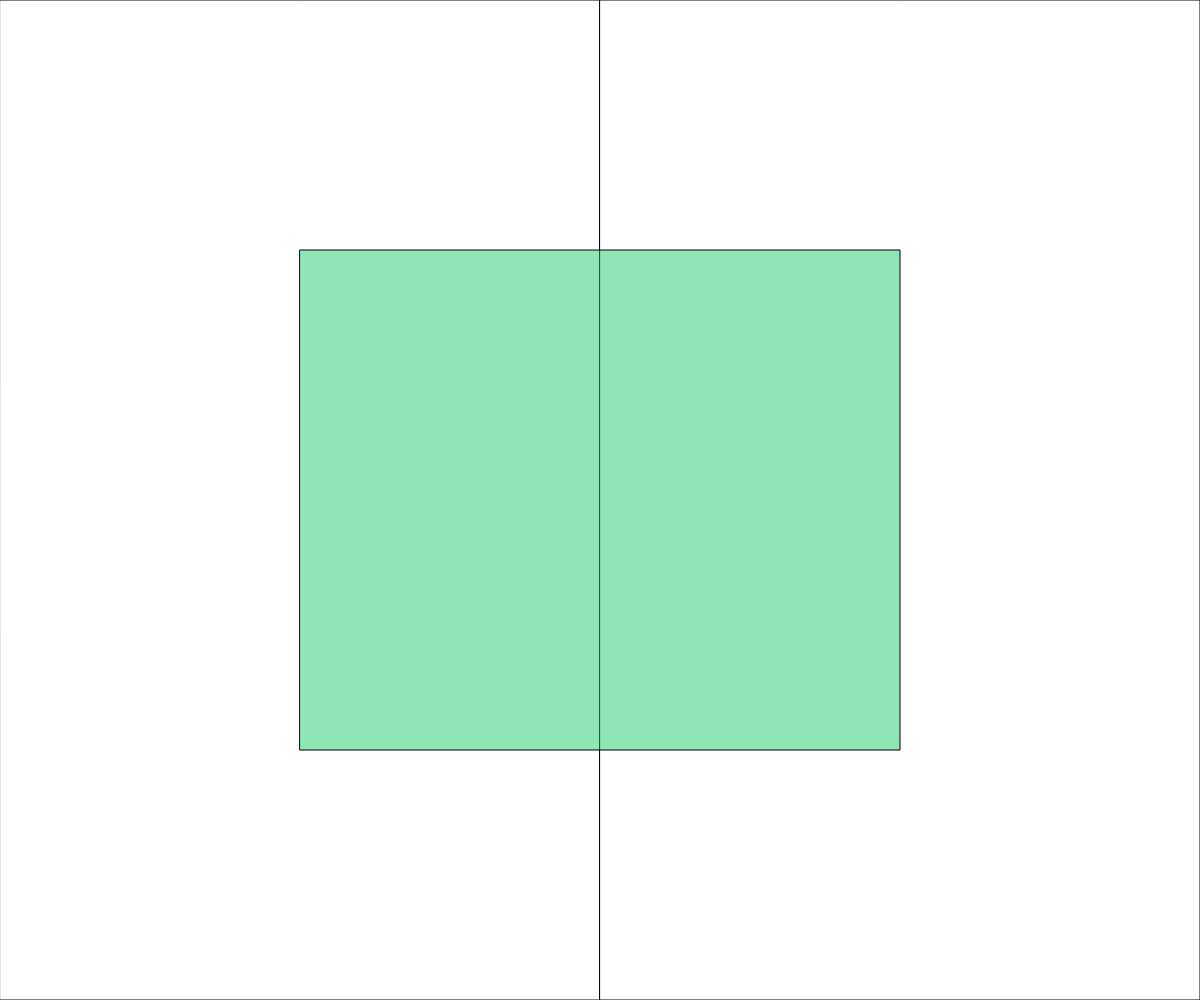
Frame 1 (no input)
Frame 60 (no input): identical to frame 1, image omitted
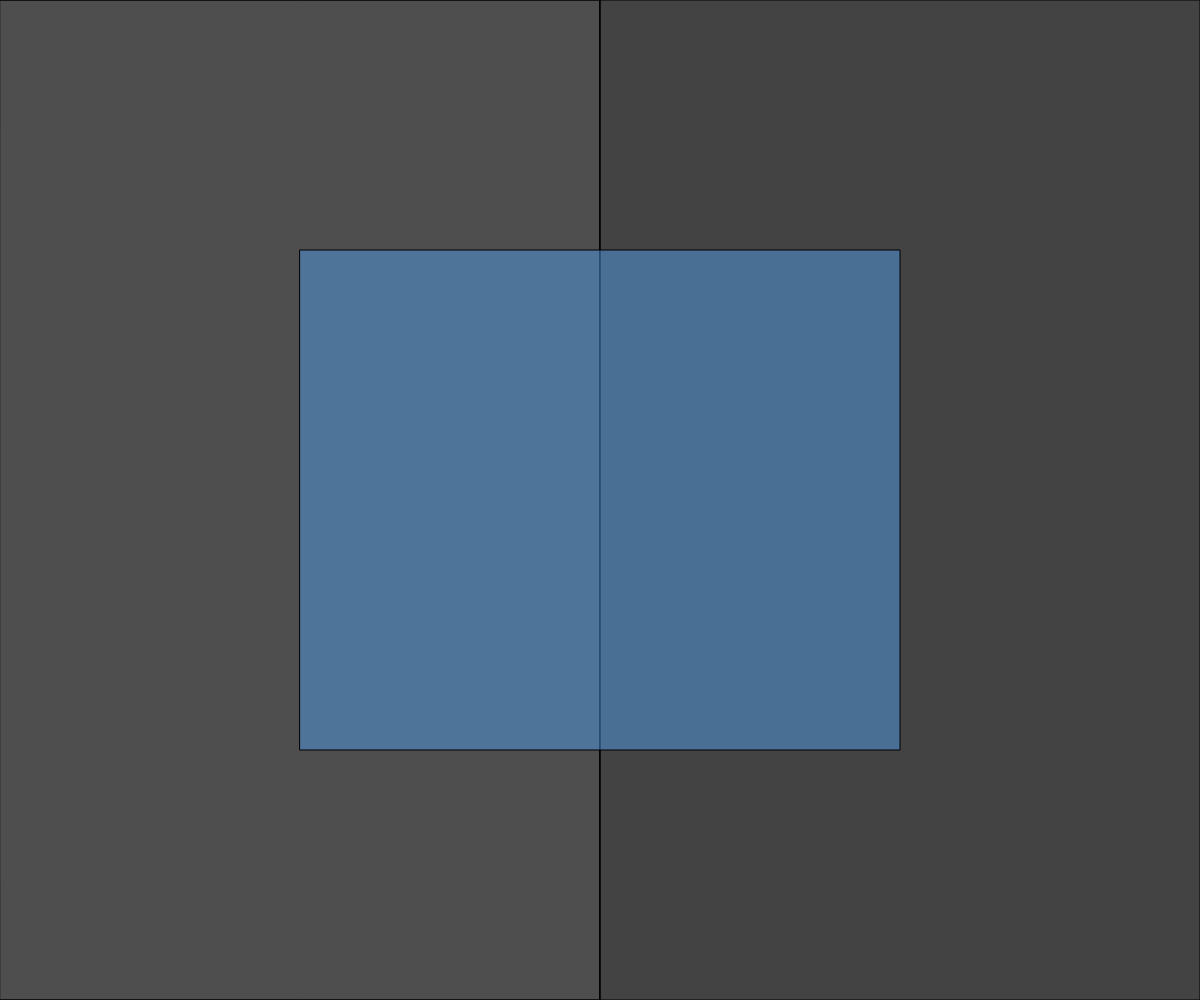
Frame 120 (the mouse pressed at the canvas centre since frame 60)

The p5.js sketch that drew these frames (run headless with seeded random() and noise() and a simulated clock; from frame 60 on, the mouse is pressed at the canvas centre):

// p5.js sketch
// ── sketch.js
// State Variables Demo    

let onLeft, onRight; //boolean state variables
let leftFade = 0;
let rightFade = 0;
const FADE_SPEED = 3;                             


function setup() {
  createCanvas(windowWidth, windowHeight);
  onLeft = true;
  onRight = false;
}

function updateCurrentSide(){ //update the state variables to represent which side of the canvas the mouse cursor is currently on
  if(mouseX < width/2){
    // mouse is on the left
    onLeft = true;
    onRight = false;
  }
  else{
    // mouse is on the right
    onLeft = false;
    onRight = true;
  }
}

function renderRectangles(){
  // draw 2 rect of varying fill values on screen
  if (onLeft){ //onLeft === true
    fill(0,leftFade);
    leftFade += FADE_SPEED;
  }
  else{
    fill(255);
    leftFade = 0;
  }
  rect(0,0,width/2,height);
  if(onRight){
    fill(0,rightFade);
    rightFade += FADE_SPEED;
  }
  else{
    fill(255);
    rightFade = 0;
  }
  rect(0,0,width/2,height);
  rect(width/2,0,width/2,height);
}




function draw() {
  background(220);
  updateCurrentSide();
  //print(" Left: " + onLeft + " Right: " + onRight);
  renderRectangles();
  if (mouseX > width*.25 && mouseX < width*.75){
    fill(80,160,240,120); 
  }
  else{
    fill (20,200,100,120);
  }                                                                                                                                                          
  rect(width*.25, height*.25, width/2,height/2);
}
